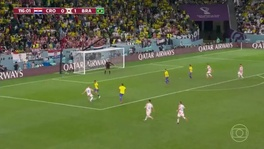
#> input picture Teste_1.jpg, 264 x 149 px, shrunk from 799 x 449 before the run
$ python homografia.py
#> lines starting #> are read from the running program, lines starting #| are printed output that depends on the picture; after the words box and inside, x2 and y2 are one past the last pixel; in counts of white or black regions, pixels touching at a corner belong together; pictures that were not available may be replaced by others from this repository, and a replacement may not be noted
import cv2
import numpy as np

# Carregar as imagens
img_transformada = cv2.imread('Teste_1.jpg')
#> img_transformada is the input picture: shape (149, 264, 3); mean B, G, R 68, 108.6, 97.8
img_campo = cv2.imread('campo.jpeg')
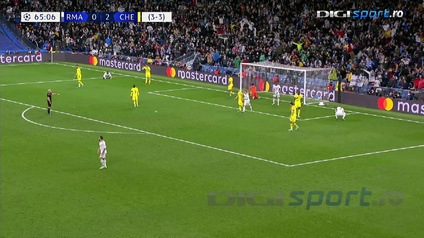
#> input picture test.jpg, 424 x 238 px, shrunk from 1280 x 720 before the run, given in place of campo.jpeg, which was not available
#> img_campo is the input picture: shape (238, 424, 3); mean B, G, R 56.4, 107, 87.5

# manter apenas linhas retas e arcos na imagem original
img_campo = cv2.cvtColor(img_campo, cv2.COLOR_BGR2GRAY)
#> img_campo: shape (238, 424)
img_campo = cv2.Canny(img_campo, 100, 200)
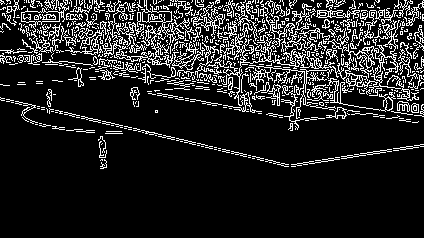
#> img_campo: shape (238, 424); 14.3% white in thin lines or dots, all inside (x1, y1, x2, y2) = (0, 0, 424, 169)

# Fechamento morfológico para preencher os as linhas duplas
kernel = np.ones((5, 5), np.uint8)
img_campo = cv2.morphologyEx(img_campo, cv2.MORPH_CLOSE, kernel)
#> img_campo: shape (238, 424); 37.1% white; 15 white regions (6 under 20 px), largest, box (x1, y1, x2, y2) and area: (0, 0, 424, 131) 35164, (0, 89, 424, 167) 1542, (147, 89, 222, 106) 233


#  manter apenas linhas retas e arcos na imagem transformada
hsv = cv2.cvtColor(img_transformada, cv2.COLOR_RGB2HSV)
#> hsv: shape (149, 264, 3); mean H, S, V 85.9, 104.9, 113.3
mask_green = cv2.inRange(hsv, (36, 25, 25), (86, 255, 255)) # green mask to select only the field
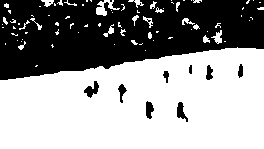
#> mask_green: shape (149, 264); 59.5% white; 11 black regions (2 under 20 px), largest, box (x1, y1, x2, y2) and area: (0, 0, 264, 80) 15296, (84, 81, 99, 98) 126, (177, 102, 188, 122) 112
frame_masked = cv2.bitwise_and(img_transformada, img_transformada, mask=mask_green)

gray = cv2.cvtColor(frame_masked, cv2.COLOR_RGB2GRAY)
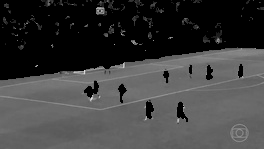
#> gray: shape (149, 264); min 0, max 225, mean 61.3
_, thresh = cv2.threshold(gray, 127, 255, cv2.THRESH_BINARY)
#> thresh: shape (149, 264); 2.4% white in thin lines or dots

canny = cv2.Canny(gray, 50, 150, apertureSize=3)
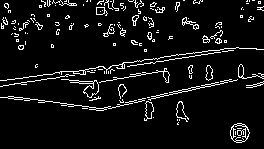
#> canny: shape (149, 264); 6.9% white in thin lines or dots
# Hough line detection
lines = cv2.HoughLinesP(canny, 1, np.pi / 180, 50, None, 50, 20)
#> lines = [[0, 86, 244, 48], [0, 80, 238, 47], [99, 110, 260, 73], [93, 109, 205, 84], [10, 96, 102, 108], [89, 83, 140, 75], [6, 97, 103, 110], [97, 3, 199, 3]]

# zerar a imagem transformada
img_transformada = np.zeros(img_transformada.shape, np.uint8)

# atualizar a imagem transformada desenhando as linhas encontradas
if lines is not None:
    for i in range(0, len(lines)):
        l = lines[i][0]
        # garantee points are integers
        l = [int(x) for x in l]
        cv2.line(img_transformada, (l[0], l[1]), (l[2], l[3]), (255, 255, 255), 3, cv2.LINE_AA)
#> this loop made 8 passes


# limpando a imagem transformada para remover ruídos com abertura e fechamento morfológicos
kernel = np.ones((5, 5), np.uint8)
img_transformada = cv2.morphologyEx(img_transformada, cv2.MORPH_OPEN, kernel)
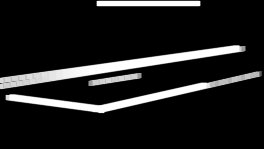
#> img_transformada: shape (149, 264, 3); min 0, max 255, mean 30.2
img_transformada = cv2.morphologyEx(img_transformada, cv2.MORPH_CLOSE, kernel)


# ---------------

# Inicializar o detector e extrator de recursos
detector = cv2.xfeatures2d.SIFT_create()
extrator = cv2.xfeatures2d.SIFT_create()

# Encontrar os pontos de interesse e os descritores
kp1, descritores1 = detector.detectAndCompute(img_transformada, None)
#> kp1 = 14 keypoints; strongest (x, y, size): (11, 97, 5.5), (256, 74, 4.8), (136, 76, 4.7), (94, 83, 4.6)
kp2, descritores2 = extrator.detectAndCompute(img_campo, None)
#> kp2 = 312 keypoints; strongest (x, y, size): (196, 64, 4), (295, 82, 4), (390, 65, 4), (374, 29, 5)

# Criar o objeto FLANN
FLANN_INDEX_KDTREE = 0
index_params = dict(algorithm = FLANN_INDEX_KDTREE, trees = 5)
search_params = dict(checks = 50)
flann = cv2.FlannBasedMatcher(index_params, search_params)

# Encontrar os melhores matches
matches = flann.knnMatch(descritores2, descritores1, k=2)
#> matches = 312 matches
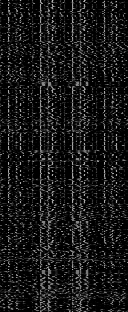
#> descritores2: shape (312, 128) float32; min 0, max 195, mean 23.7

# Armazenar os melhores matches usando o teste de Lowe
good = []
for m, n in matches:
    if m.distance < 0.7 * n.distance:
        good.append(m)
#> after the loop, good = 14 matches

# Encontrar os pontos de interesse correspondentes
#> (the run stopped early here; a loop or call above may not have finished)
